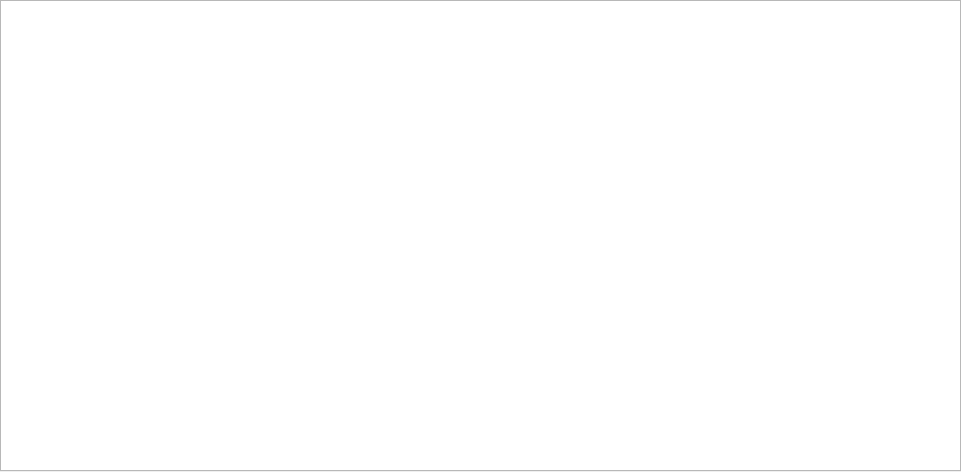
<?xml version="1.0" encoding="UTF-8"?>
<ui version="4.0">
 <class>qtDLGPEEditorClass</class>
 <widget class="QWidget" name="qtDLGPEEditorClass">
  <property name="geometry">
   <rect>
    <x>0</x>
    <y>0</y>
    <width>961</width>
    <height>472</height>
   </rect>
  </property>
  <property name="windowTitle">
   <string>[ uintDebugger ] - PEEditor</string>
  </property>
  <widget class="QWidget" name="verticalLayoutWidget">
   <property name="geometry">
    <rect>
     <x>0</x>
     <y>0</y>
     <width>961</width>
     <height>471</height>
    </rect>
   </property>
   <layout class="QVBoxLayout" name="verticalLayout">
    <property name="spacing">
     <number>0</number>
    </property>
    <item>
     <widget class="QTreeWidget" name="treePE">
      <property name="contextMenuPolicy">
       <enum>Qt::CustomContextMenu</enum>
      </property>
      <attribute name="headerVisible">
       <bool>false</bool>
      </attribute>
      <column>
       <property name="text">
        <string>1</string>
       </property>
      </column>
      <column>
       <property name="text">
        <string>2</string>
       </property>
      </column>
      <column>
       <property name="text">
        <string>3</string>
       </property>
      </column>
      <column>
       <property name="text">
        <string>4</string>
       </property>
      </column>
      <column>
       <property name="text">
        <string>5</string>
       </property>
      </column>
      <column>
       <property name="text">
        <string>6</string>
       </property>
      </column>
     </widget>
    </item>
   </layout>
  </widget>
 </widget>
 <resources/>
 <connections/>
</ui>
